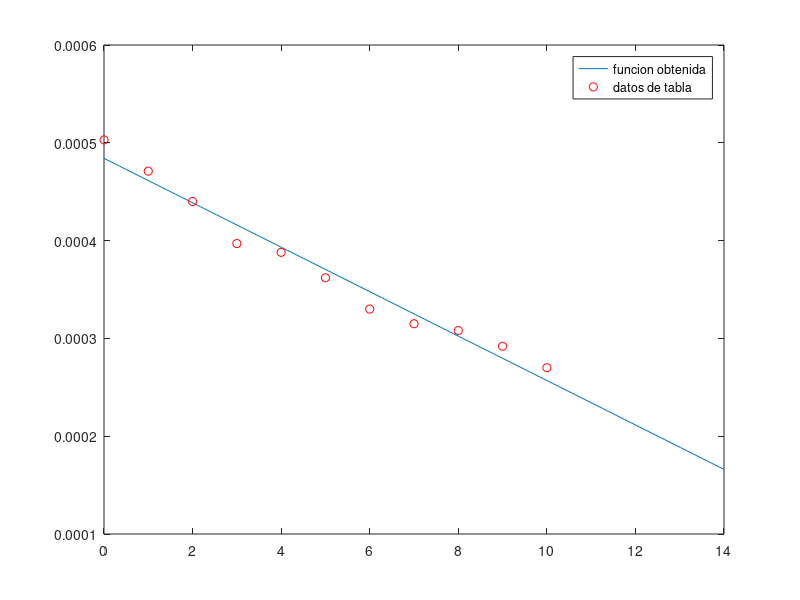

MATLAB code to generate this figure:
clear
clc

% NOTA: Se utiliza la letra "a" para referirse a "alpha"

F = [0 1 2 3 4 5 6 7 8 9 10];
P = [5.03 4.71 4.4 3.97 3.88 3.62 3.3 3.15 3.08 2.92 2.7];
P = P*10^-4;

% CORREGIR
%- item a -%
%    y = n0/(1+n0at)
% => y(1+n0+at) = n0
% => y+yn0at = n0
% => ln(yn0at) = ln(n0)
% => ln(y) + ln(n0at) = ln(n0)
% => y + n0at = n0
% => y = n0 - n0at

% el sistema queda
% b = Ax
% [y1...yn] = [1...1n;F1...Fn]*[n0;-n0a]

%- item b -%
b = P;
b = b';
A = [ones(size(F))', F'];

%- item c -%
x = (A'*A)\(A'*b);
n0 = x(1);
a = (x(2)/n0)*-1;
fprintf("Valor de n0 = %f\n",n0)
fprintf("Valor de a (alpha) = %f\n",a)

%- item d -%
M = @(t) n0-n0*a*t;
xgrafico = linspace(0,14,200);
plot(xgrafico,M(xgrafico),F,P,"or")
legend("funcion obtenida","datos de tabla")

%- item e -%
prediccion = M(F(end)+2);
fprintf("\n")
fprintf("La concentracion de iones a los 12s sera de %f\n", prediccion)
fprintf("Note que, a diferencia de la tabla, este resultado ya esta\n")
fprintf("multiplicado por 10^-4\n")
